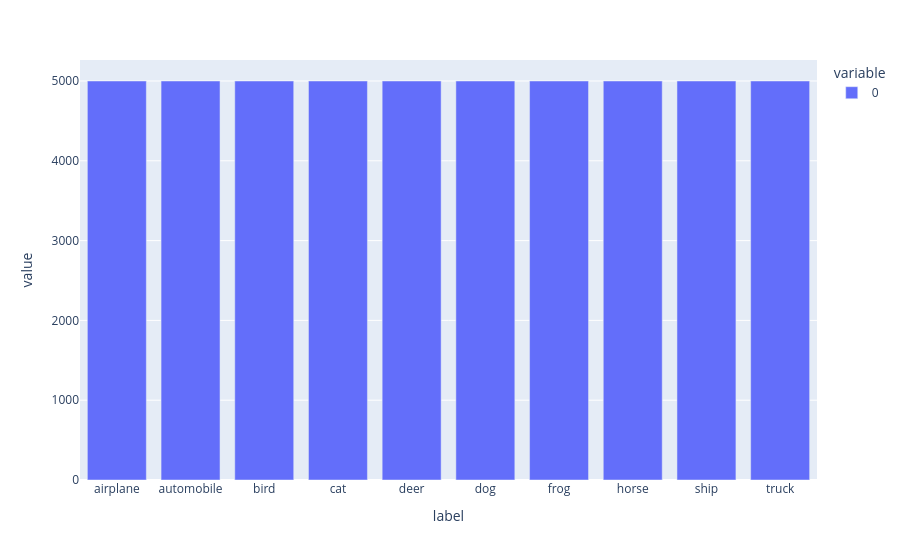

Source (notebook cell):
### Code cell
# TODO: Group the data in the CIFAR10 dataset by label and create a bar plot of the label distribution
label_counts = df.groupby('label').size()
label_counts.plot(kind='bar')

### Figure 1 — Plotly figure (JSON) as saved in the notebook; plotly's stock layout.template omitted (floating-point values rounded to 4 significant figures)
{"data": [{"hovertemplate": "variable=0<br>label=%{x}<br>value=%{y}<extra></extra>", "legendgroup": "0", "marker": {"color": "#636efa", "pattern": {"shape": ""}}, "name": "0", "orientation": "v", "showlegend": true, "textposition": "auto", "type": "bar", "x": ["airplane", "automobile", "bird", "cat", "deer", "dog", "frog", "horse", "ship", "truck"], "xaxis": "x", "y": [5000, 5000, 5000, 5000, 5000, 5000, 5000, 5000, 5000, 5000], "yaxis": "y"}], "layout": {"barmode": "relative", "legend": {"title": {"text": "variable"}, "tracegroupgap": 0}, "margin": {"t": 60}, "xaxis": {"anchor": "y", "domain": [0, 1], "title": {"text": "label"}}, "yaxis": {"anchor": "x", "domain": [0, 1], "title": {"text": "value"}}}}
